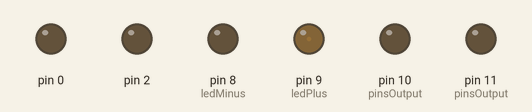
A sketch run on a simulated Arduino Uno, built with avr-gcc and run on an emulated ATmega328P. Shown: output pins drawn as LEDs (lit = HIGH).

Above: at 0.05 s.
At 0.7 s:
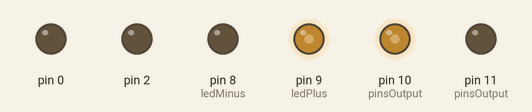
At 1.4 s:
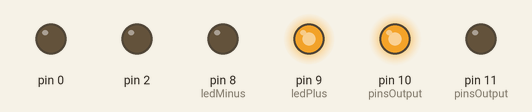
At 2.8 s:
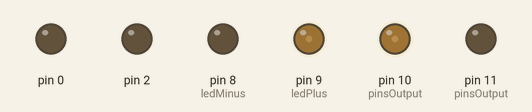
Timing chart, 0 to 7.0 s (numbered marks = the images above):
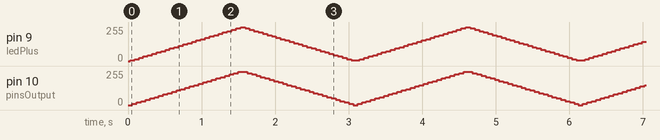

The sketch:

KelvinVR_ledTest.ino
```cpp
#define MIN_BRIGHTNESS 0
#define MAX_BRIGHTNESS 255

int buzzer = 37;
int greenLed = 10;
int redLed = 11;
int ledPlus = 9;
int ledMinus = 8;

int pinsOutput[] = {buzzer, greenLed, redLed, ledPlus, ledMinus};

// Values for methods:
int brightness = 0; // how bright the LED is
int fadeAmount = 5; // how many points to fade the LED by

void blinkLed(int ledPin)
{
  digitalWrite(ledPin, HIGH);
  delay(1000);
  digitalWrite(ledPin, LOW);
  delay(1000);
}

void fadeEffect(int led)
{
  // set the brightness of pin 9:
  analogWrite(led, brightness);

  // change the brightness for next time through the loop:
  brightness = brightness + fadeAmount;

  // reverse the direction of the fading at the ends of the fade:
  if (brightness <= MIN_BRIGHTNESS || brightness >= MAX_BRIGHTNESS)
  {
    fadeAmount = -fadeAmount;
  }
  // wait for 30 milliseconds to see the dimming effect
  delay(30);
}

void ledOn()
{
  digitalWrite(ledPlus, HIGH);
  digitalWrite(ledMinus, LOW);
}

void ledOff()
{
  digitalWrite(ledPlus, LOW);
}

void blinkFront(int delayTime)
{
  digitalWrite(ledPlus, HIGH);
  delay(delayTime);
  digitalWrite(ledPlus, LOW);
  delay(delayTime);
}

void fullPinSetup()
{
  for (int i = 0; i < sizeof(pinsOutput); i++)
  {
    pinMode(pinsOutput[i], OUTPUT);
  }
}

void setup()
{
  // put your setup code here, to run once:
  fullPinSetup();
  // blinkFrontLed(greenLed);
}

void loop()
{
  // put your main code here, to run repeatedly:
  //  blinkLed(greenLed);
  //  delay(100);
  //  blinkLed(redLed);
  //  blinkFront(100);
  // fadeEffect(ledPlus);
  fadeEffect(greenLed);
  fadeEffect(ledPlus);
}
```
